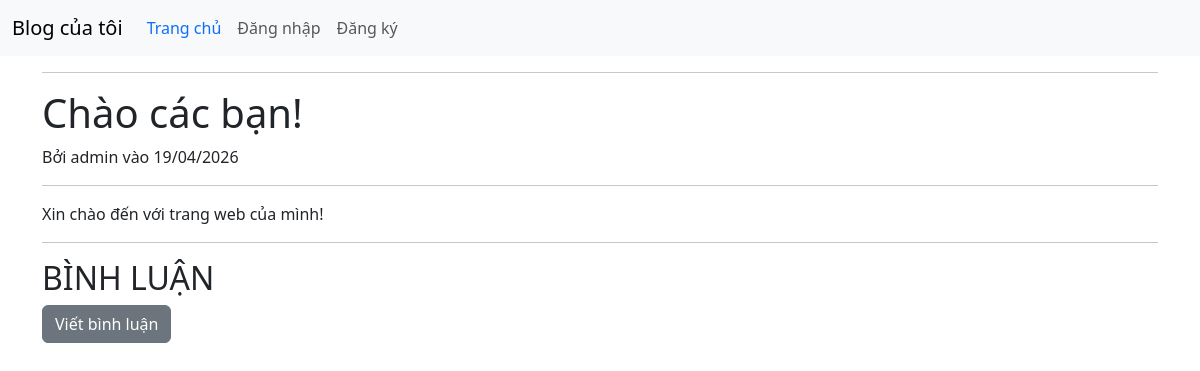
The app's page /post/16 with its own data.
### blog/models.py (models this page shows, shortened)
class Post(models.Model):
    title = models.CharField(max_length=200)
    content = models.TextField()
    created_at = models.DateTimeField(auto_now_add=True)
    updated_at = models.DateTimeField(auto_now=True)
    author = models.ForeignKey(User, on_delete=models.CASCADE, default=1)

### blog/views.py (the view)
# urls.py: path('post/<int:pk>', PostDetailView.as_view(), name="post-detail"),
class PostDetailView(DetailView):
    model = Post
    template_name = 'post_detail.html'
    context_object_name = 'post'

### blog/templates/post_detail.html (shortened to what this page needs)
{% extends "base.html" %}
{% block content %}
    <hr>
    <h1>{{ post.title }}</h1>
    <article>
        <p>Bởi {{ post.author.username }} vào {{ post.created_at|date:"d/m/Y" }}</p>
        <hr>
        <p>{{ post.content|truncatewords:30 }}</p>
    </article>
    <hr>
    <h2 class="text-uppercase">Bình luận</h2>
    <a href="#" title="Viết bình luận" class="btn btn-secondary">Viết bình luận</a>
{% endblock %}

### records on screen
Post: title "Chào các bạn!", author.username "admin", created_at "19/04/2026", content "Xin chào đến với trang web của mình!"
